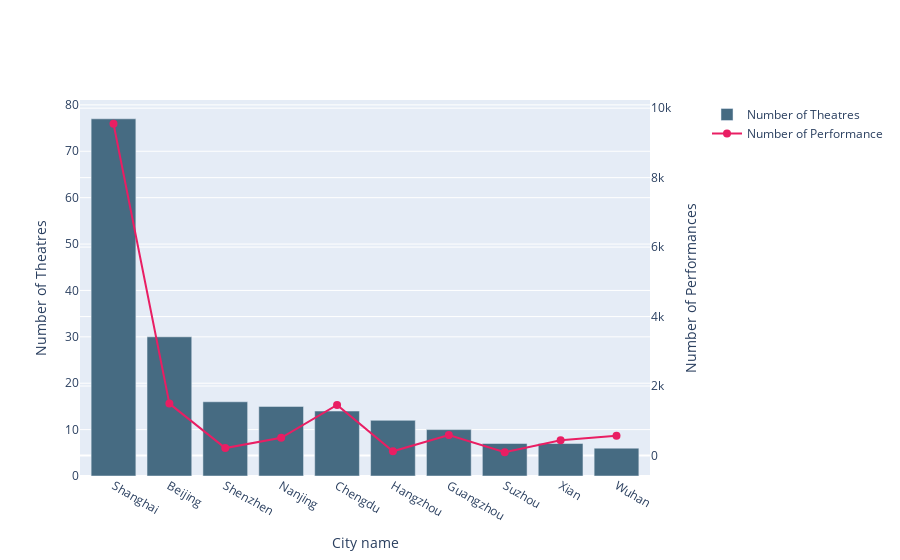

Write notebook code for a chart like this one.
### Markdown cell above
## Data Visualization

### Code cell
# get data
theatre_data_df = use_sql_query(cur=cur,sql_query=theatre_number_in_citys).head(10)
musical_perform_df = use_sql_query(cur=cur,sql_query=musical_perform_by_date_range,params=("2023-01-01","2024-12-31"))

#join 2 df
fig_data1 = pd.merge(theatre_data_df,musical_perform_df,left_on = "city_name",right_on = "city",how="left")
fig_data1["city_en"] = fig_data1["city_name"].map(location_dict)

# plot
fig = go.Figure()
fig.add_trace(go.Bar(
    x=fig_data1['city_en'],
    y=fig_data1['numberoftheatre'],
    marker=dict(color="#466b82"),
    name="Number of Theatres"
))
fig.add_trace(go.Scatter(
    x=fig_data1['city_en'],
    y=fig_data1['count'],
    mode='lines+markers',
    line=dict(color='#E91E63', width=2),
    marker=dict(size=8),
    yaxis='y2',
    name="Number of Performance"
))
fig.update_layout(
    yaxis2=dict(
        title='Number of Performances',
        overlaying='y',
        side='right'
    ),
    yaxis=dict(title='Number of Theatres'),
    xaxis=dict(title='City name'),
    legend=dict(x=1.1, y=1),
        autosize=True,
)
fig.show()

### Figure 1 — Plotly figure (JSON) as saved in the notebook; plotly's stock layout.template omitted (floating-point values rounded to 4 significant figures)
{"data": [{"marker": {"color": "#466b82"}, "name": "Number of Theatres", "type": "bar", "x": ["Shanghai", "Beijing", "Shenzhen", "Nanjing", "Chengdu", "Hangzhou", "Guangzhou", "Suzhou", "Xian", "Wuhan"], "y": [77, 30, 16, 15, 14, 12, 10, 7, 7, 6]}, {"line": {"color": "#E91E63", "width": 2}, "marker": {"size": 8}, "mode": "lines+markers", "name": "Number of Performance", "type": "scatter", "x": ["Shanghai", "Beijing", "Shenzhen", "Nanjing", "Chengdu", "Hangzhou", "Guangzhou", "Suzhou", "Xian", "Wuhan"], "y": [9550, 1494, 213, 510, 1454, 121, 592, 95, 438, 570], "yaxis": "y2"}], "layout": {"autosize": true, "legend": {"x": 1.1, "y": 1}, "xaxis": {"title": {"text": "City name"}}, "yaxis": {"title": {"text": "Number of Theatres"}}, "yaxis2": {"overlaying": "y", "side": "right", "title": {"text": "Number of Performances"}}}}
